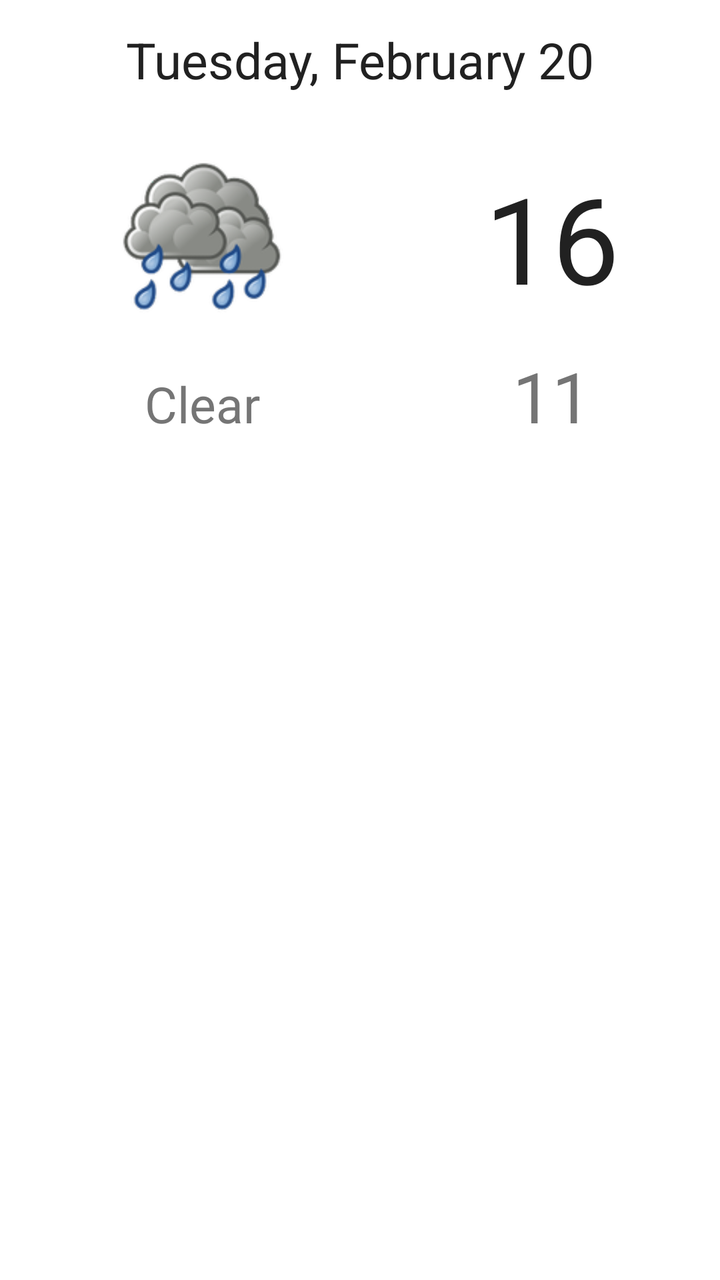
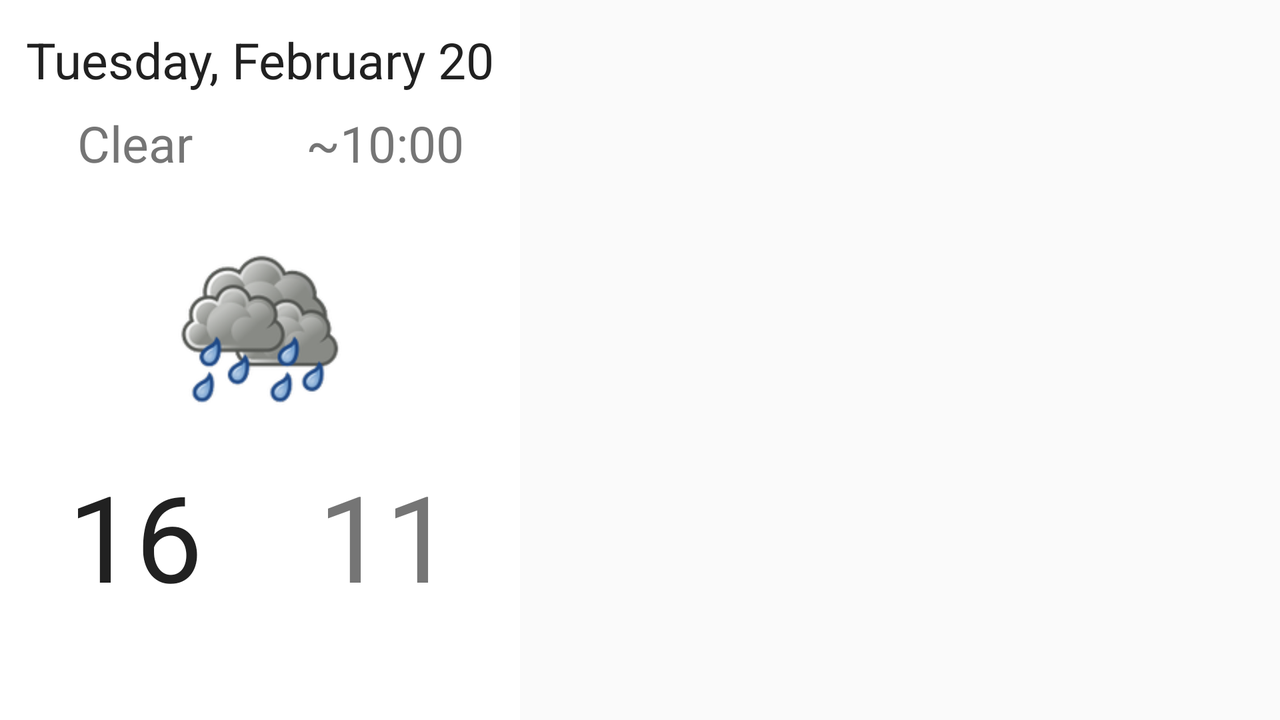

The same Android screen from two of the app's own layout files: first res/layout/ as a phone draws it, then the repository's variant for another configuration, drawn on a device whose configuration selects that folder. Both files follow.
<!-- AndroidManifest.xml: application theme AppTheme -->
<!-- res/layout/primary_weather.xml -->
<?xml version="1.0" encoding="utf-8"?>
<android.support.constraint.ConstraintLayout xmlns:android="http://schemas.android.com/apk/res/android"
    xmlns:app="http://schemas.android.com/apk/res-auto"
    xmlns:tools="http://schemas.android.com/tools"
    android:layout_width="match_parent"
    android:layout_height="match_parent"
    android:background="@android:color/white"
    android:padding="5dp"
    tools:layout_editor_absoluteY="81dp">

    <TextView
        android:id="@+id/date"
        style="@style/WeatherListItemForToday_Date"
        android:layout_width="wrap_content"
        android:layout_height="wrap_content"
        android:layout_marginEnd="8dp"
        android:layout_marginStart="8dp"
        android:layout_marginTop="8dp"
        android:textColor="@color/primary_text"
        app:layout_constraintEnd_toEndOf="parent"
        app:layout_constraintStart_toStartOf="parent"
        app:layout_constraintTop_toTopOf="parent"
        tools:text="Tuesday, February 20" />

    <ImageView
        android:id="@+id/weather_icon"
        style="@style/WeatherListItemForToday_Img"
        android:layout_width="85dp"
        android:layout_height="85dp"
        android:layout_marginEnd="8dp"
        android:layout_marginStart="8dp"
        android:layout_marginTop="32dp"
        android:contentDescription="@string/forecast_list_item_imageview_description"
        app:layout_constraintEnd_toStartOf="@+id/guideline"
        app:layout_constraintStart_toStartOf="parent"
        app:layout_constraintTop_toBottomOf="@+id/date"
        tools:src="@drawable/scattered_rain" />

    <TextView
        android:id="@+id/weather_description"
        style="@style/WeatherListItemForToday_Date"
        android:layout_width="wrap_content"
        android:layout_height="30dp"
        android:layout_marginEnd="8dp"
        android:layout_marginStart="8dp"
        android:textColor="@color/secondary_text"
        app:layout_constraintBaseline_toBaselineOf="@+id/low_temperature"
        app:layout_constraintEnd_toStartOf="@+id/guideline"
        app:layout_constraintStart_toStartOf="parent"
        tools:text="Clear" />

    <TextView
        android:id="@+id/high_temperature"
        style="@style/WeatherListItemForToday_High_Temp"
        android:layout_width="wrap_content"
        android:layout_height="wrap_content"
        android:layout_marginEnd="8dp"
        android:layout_marginStart="8dp"
        android:layout_marginTop="32dp"
        android:textColor="@color/primary_text"
        app:layout_constraintEnd_toEndOf="parent"
        app:layout_constraintStart_toStartOf="@+id/guideline"
        app:layout_constraintTop_toBottomOf="@+id/date"
        tools:text="16" />

    <TextView
        android:id="@+id/low_temperature"
        style="@style/WeatherListItemForToday_Low_Temp"
        android:layout_width="wrap_content"
        android:layout_height="wrap_content"
        android:layout_marginEnd="8dp"
        android:layout_marginStart="8dp"
        android:layout_marginTop="16dp"
        android:textColor="@color/secondary_text"
        app:layout_constraintEnd_toEndOf="parent"
        app:layout_constraintStart_toStartOf="@+id/guideline"
        app:layout_constraintTop_toBottomOf="@+id/high_temperature"
        tools:text="11" />

    <android.support.constraint.Guideline
        android:id="@+id/guideline"
        android:layout_width="wrap_content"
        android:layout_height="wrap_content"
        android:orientation="vertical"
        app:layout_constraintGuide_begin="192dp" />
</android.support.constraint.ConstraintLayout>
<!-- resources referenced by this layout -->
<resources>
  <color name="primary_text">#212121</color>
  <color name="secondary_text">#757575</color>
  <!-- drawable scattered_rain: png bitmap (drawable-hdpi, 6067 bytes) -->
  <string name="forecast_list_item_imageview_description">This image mirrors the weather condition.</string>
  <style name="WeatherListItemForToday_Date" parent="WeatherListItemForToday">
          <item name="android:textSize">25sp</item>
      </style>
  <style name="WeatherListItemForToday_High_Temp" parent="WeatherListItemForToday">
          <item name="android:textSize">60sp</item>
      </style>
  <style name="WeatherListItemForToday_Img">
          <item name="android:width">100dp</item>
          <item name="android:height">100dp</item>
      </style>
  <style name="WeatherListItemForToday_Low_Temp" parent="WeatherListItemForToday">
          <item name="android:textSize">35sp</item>
      </style>
  <style name="AppTheme" parent="Theme.AppCompat.Light.DarkActionBar">
          
          <item name="colorPrimary">@color/primary</item>
          <item name="colorPrimaryDark">@color/primary_dark</item>
          <item name="colorAccent">@color/accent</item>
      </style>
  <style name="WeatherListItemForToday">
          <item name="android:textColor">@android:color/white</item>
      </style>
  <color name="primary">#2196F3</color>
  <color name="primary_dark">#1976D2</color>
  <color name="accent">#9E9E9E</color>
</resources>
<!-- res/layout-land/primary_weather.xml (the repository's variant of the layout above) -->
<!-- drawn on the phone turned sideways -->
<?xml version="1.0" encoding="utf-8"?>
<android.support.constraint.ConstraintLayout xmlns:android="http://schemas.android.com/apk/res/android"
    xmlns:app="http://schemas.android.com/apk/res-auto"
    xmlns:tools="http://schemas.android.com/tools"
    android:layout_width="wrap_content"
    android:layout_height="match_parent"
    android:background="@android:color/white"
    android:padding="5dp"
    tools:layout_editor_absoluteY="73dp">

    <TextView
        android:id="@+id/date"
        style="@style/WeatherListItemForToday_Date"
        android:layout_width="wrap_content"
        android:layout_height="wrap_content"
        android:layout_marginBottom="8dp"
        android:layout_marginEnd="8dp"
        android:layout_marginStart="8dp"
        android:layout_marginTop="8dp"
        android:textColor="@color/primary_text"
        app:layout_constraintBottom_toBottomOf="parent"
        app:layout_constraintEnd_toEndOf="parent"
        app:layout_constraintStart_toStartOf="parent"
        app:layout_constraintTop_toTopOf="parent"
        app:layout_constraintVertical_bias="0.0"
        tools:text="Tuesday, February 20" />

    <ImageView
        android:id="@+id/weather_icon"
        style="@style/WeatherListItemForToday_Img"
        android:layout_width="85dp"
        android:layout_height="85dp"
        android:layout_marginBottom="8dp"
        android:layout_marginEnd="8dp"
        android:layout_marginStart="8dp"
        android:layout_marginTop="8dp"
        android:contentDescription="@string/forecast_list_item_imageview_description"
        app:layout_constraintBottom_toBottomOf="parent"
        app:layout_constraintEnd_toEndOf="parent"
        app:layout_constraintStart_toStartOf="parent"
        app:layout_constraintTop_toTopOf="parent"
        app:layout_constraintVertical_bias="0.45"
        tools:src="@drawable/scattered_rain" />

    <TextView
        android:id="@+id/weather_description"
        style="@style/WeatherListItemForToday_Date"
        android:layout_width="wrap_content"
        android:layout_height="wrap_content"
        android:layout_marginEnd="8dp"
        android:layout_marginStart="8dp"
        android:textAlignment="center"
        android:textColor="@color/secondary_text"
        app:layout_constraintBaseline_toBaselineOf="@+id/tv_hour"
        app:layout_constraintEnd_toStartOf="@+id/guideline4"
        app:layout_constraintStart_toStartOf="parent"
        tools:text="Clear" />

    <TextView
        android:id="@+id/high_temperature"
        style="@style/WeatherListItemForToday_High_Temp"
        android:layout_width="wrap_content"
        android:layout_height="wrap_content"
        android:layout_marginBottom="8dp"
        android:layout_marginEnd="8dp"
        android:layout_marginStart="8dp"
        android:layout_marginTop="8dp"
        android:textColor="@color/primary_text"
        app:layout_constraintBottom_toBottomOf="parent"
        app:layout_constraintEnd_toStartOf="@+id/guideline4"
        app:layout_constraintStart_toStartOf="parent"
        app:layout_constraintTop_toTopOf="@+id/guideline7"
        tools:text="16" />

    <TextView
        android:id="@+id/low_temperature"
        style="@style/WeatherListItemForToday_High_Temp"
        android:layout_width="wrap_content"
        android:layout_height="wrap_content"
        android:layout_marginBottom="8dp"
        android:layout_marginEnd="8dp"
        android:layout_marginStart="8dp"
        android:layout_marginTop="8dp"
        android:textColor="@color/secondary_text"
        app:layout_constraintBottom_toBottomOf="parent"
        app:layout_constraintEnd_toEndOf="parent"
        app:layout_constraintStart_toStartOf="@+id/guideline4"
        app:layout_constraintTop_toTopOf="@+id/guideline7"
        tools:text="11" />

    <TextView
        android:id="@+id/tv_hour"
        style="@style/WeatherListItemForToday_Date"
        android:layout_width="wrap_content"
        android:layout_height="wrap_content"
        android:layout_marginBottom="8dp"
        android:layout_marginEnd="8dp"
        android:layout_marginStart="8dp"
        android:layout_marginTop="8dp"
        android:textColor="@color/secondary_text"
        app:layout_constraintBottom_toBottomOf="parent"
        app:layout_constraintEnd_toEndOf="parent"
        app:layout_constraintStart_toStartOf="@+id/guideline4"
        app:layout_constraintTop_toBottomOf="@+id/date"
        app:layout_constraintVertical_bias="0.0"
        tools:text="~10:00" />

    <android.support.constraint.Guideline
        android:id="@+id/guideline4"
        android:layout_width="wrap_content"
        android:layout_height="wrap_content"
        android:orientation="vertical"
        app:layout_constraintGuide_percent="0.5" />

    <android.support.constraint.Guideline
        android:id="@+id/guideline7"
        android:layout_width="wrap_content"
        android:layout_height="wrap_content"
        android:orientation="horizontal"
        app:layout_constraintGuide_percent="0.5" />
</android.support.constraint.ConstraintLayout>
<!-- resources referenced by the variant -->
<!-- as the phone turned sideways resolves them -->
<resources>
  <!-- from res/values-land/ -->
  <color name="primary_text">#212121</color>
  <!-- from res/values-land/ -->
  <color name="secondary_text">#757575</color>
  <!-- drawable scattered_rain: png bitmap (drawable-hdpi, 6067 bytes) -->
  <string name="forecast_list_item_imageview_description">This image mirrors the weather condition.</string>
  <!-- from res/values-land/ -->
  <style name="WeatherListItemForToday_Date" parent="WeatherListItemForToday">
          <item name="android:textSize">25sp</item>
      </style>
  <!-- from res/values-land/ -->
  <style name="WeatherListItemForToday_High_Temp" parent="WeatherListItemForToday">
          <item name="android:textSize">60sp</item>
      </style>
  <!-- from res/values-land/ -->
  <style name="WeatherListItemForToday_Img">
          <item name="android:width">100dp</item>
          <item name="android:height">100dp</item>
      </style>
  <!-- from res/values-land/ -->
  <style name="AppTheme" parent="Theme.AppCompat.Light.DarkActionBar">
          
          <item name="colorPrimary">@color/primary</item>
          <item name="colorPrimaryDark">@color/primary_dark</item>
          <item name="colorAccent">@color/accent</item>
          
          <item name="preferenceTheme">@style/PreferenceThemeOverlay</item>
      </style>
  <!-- from res/values-land/ -->
  <style name="WeatherListItemForToday">
          <item name="android:textColor">@android:color/white</item>
      </style>
  <!-- from res/values-land/ -->
  <color name="primary">#2196F3</color>
  <!-- from res/values-land/ -->
  <color name="primary_dark">#1976D2</color>
  <!-- from res/values-land/ -->
  <color name="accent">#9E9E9E</color>
</resources>
